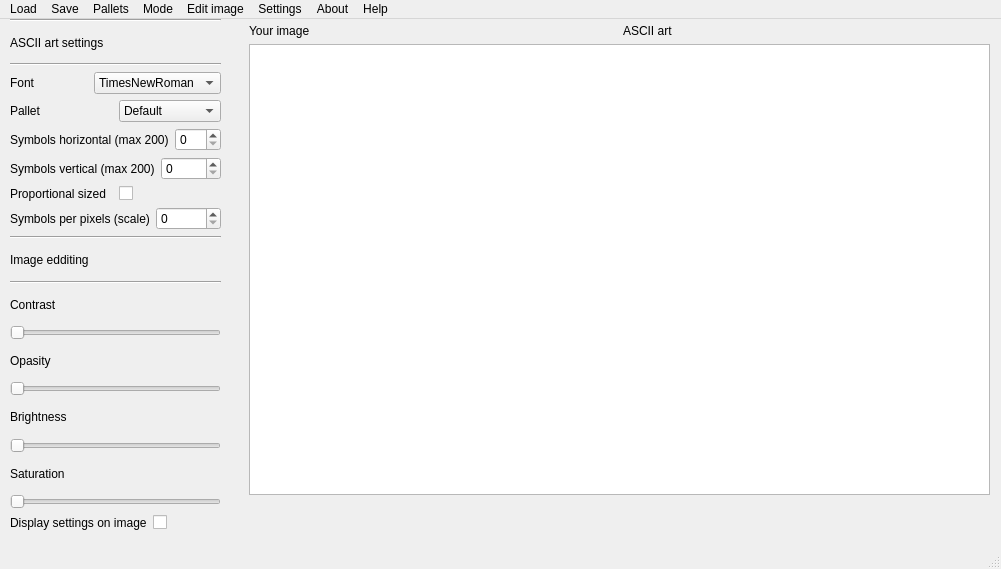
<?xml version="1.0" encoding="UTF-8"?>
<ui version="4.0">
 <class>MainWindow</class>
 <widget class="QMainWindow" name="MainWindow">
  <property name="geometry">
   <rect>
    <x>0</x>
    <y>0</y>
    <width>1001</width>
    <height>569</height>
   </rect>
  </property>
  <property name="windowTitle">
   <string>MainWindow</string>
  </property>
  <widget class="QWidget" name="centralwidget">
   <widget class="QWidget" name="verticalLayoutWidget">
    <property name="geometry">
     <rect>
      <x>10</x>
      <y>0</y>
      <width>211</width>
      <height>511</height>
     </rect>
    </property>
    <layout class="QVBoxLayout" name="verticalLayout">
     <item>
      <widget class="Line" name="line">
       <property name="orientation">
        <enum>Qt::Horizontal</enum>
       </property>
      </widget>
     </item>
     <item>
      <widget class="QLabel" name="label">
       <property name="text">
        <string>ASCII art settings</string>
       </property>
      </widget>
     </item>
     <item>
      <widget class="Line" name="line_2">
       <property name="orientation">
        <enum>Qt::Horizontal</enum>
       </property>
      </widget>
     </item>
     <item>
      <layout class="QHBoxLayout" name="horizontalLayout">
       <item>
        <widget class="QLabel" name="label_2">
         <property name="text">
          <string>Font</string>
         </property>
        </widget>
       </item>
       <item>
        <widget class="QComboBox" name="comboBox">
         <item>
          <property name="text">
           <string>TimesNewRoman</string>
          </property>
         </item>
        </widget>
       </item>
      </layout>
     </item>
     <item>
      <layout class="QHBoxLayout" name="horizontalLayout_2">
       <item>
        <widget class="QLabel" name="label_3">
         <property name="text">
          <string>Pallet</string>
         </property>
        </widget>
       </item>
       <item>
        <widget class="QComboBox" name="comboBox_2">
         <item>
          <property name="text">
           <string>Default</string>
          </property>
         </item>
        </widget>
       </item>
      </layout>
     </item>
     <item>
      <layout class="QHBoxLayout" name="horizontalLayout_3">
       <item>
        <widget class="QLabel" name="label_4">
         <property name="text">
          <string>Symbols horizontal (max 200)</string>
         </property>
        </widget>
       </item>
       <item>
        <widget class="QSpinBox" name="spinBox"/>
       </item>
      </layout>
     </item>
     <item>
      <layout class="QHBoxLayout" name="horizontalLayout_4">
       <item>
        <widget class="QLabel" name="label_5">
         <property name="text">
          <string>Symbols vertical (max 200)</string>
         </property>
        </widget>
       </item>
       <item>
        <widget class="QSpinBox" name="spinBox_2"/>
       </item>
      </layout>
     </item>
     <item>
      <layout class="QHBoxLayout" name="horizontalLayout_5">
       <item>
        <widget class="QLabel" name="label_6">
         <property name="text">
          <string>Proportional sized</string>
         </property>
        </widget>
       </item>
       <item>
        <widget class="QCheckBox" name="checkBox">
         <property name="text">
          <string/>
         </property>
        </widget>
       </item>
      </layout>
     </item>
     <item>
      <layout class="QHBoxLayout" name="horizontalLayout_6">
       <item>
        <widget class="QLabel" name="label_7">
         <property name="text">
          <string>Symbols per pixels (scale)</string>
         </property>
        </widget>
       </item>
       <item>
        <widget class="QSpinBox" name="spinBox_3"/>
       </item>
      </layout>
     </item>
     <item>
      <widget class="Line" name="line_3">
       <property name="orientation">
        <enum>Qt::Horizontal</enum>
       </property>
      </widget>
     </item>
     <item>
      <widget class="QLabel" name="label_8">
       <property name="text">
        <string>Image edditing</string>
       </property>
      </widget>
     </item>
     <item>
      <widget class="Line" name="line_4">
       <property name="orientation">
        <enum>Qt::Horizontal</enum>
       </property>
      </widget>
     </item>
     <item>
      <widget class="QLabel" name="label_9">
       <property name="text">
        <string>Contrast</string>
       </property>
      </widget>
     </item>
     <item>
      <widget class="QSlider" name="horizontalSlider">
       <property name="orientation">
        <enum>Qt::Horizontal</enum>
       </property>
      </widget>
     </item>
     <item>
      <widget class="QLabel" name="label_10">
       <property name="text">
        <string>Opasity</string>
       </property>
      </widget>
     </item>
     <item>
      <widget class="QSlider" name="horizontalSlider_2">
       <property name="orientation">
        <enum>Qt::Horizontal</enum>
       </property>
      </widget>
     </item>
     <item>
      <widget class="QLabel" name="label_11">
       <property name="text">
        <string>Brightness</string>
       </property>
      </widget>
     </item>
     <item>
      <widget class="QSlider" name="horizontalSlider_3">
       <property name="orientation">
        <enum>Qt::Horizontal</enum>
       </property>
      </widget>
     </item>
     <item>
      <widget class="QLabel" name="label_12">
       <property name="text">
        <string>Saturation</string>
       </property>
      </widget>
     </item>
     <item>
      <widget class="QSlider" name="horizontalSlider_4">
       <property name="orientation">
        <enum>Qt::Horizontal</enum>
       </property>
      </widget>
     </item>
     <item>
      <layout class="QHBoxLayout" name="horizontalLayout_7">
       <item>
        <widget class="QLabel" name="label_13">
         <property name="text">
          <string>Display settings on image</string>
         </property>
        </widget>
       </item>
       <item>
        <widget class="QCheckBox" name="checkBox_2">
         <property name="text">
          <string/>
         </property>
        </widget>
       </item>
      </layout>
     </item>
    </layout>
   </widget>
   <widget class="QWidget" name="verticalLayoutWidget_2">
    <property name="geometry">
     <rect>
      <x>249</x>
      <y>5</y>
      <width>741</width>
      <height>471</height>
     </rect>
    </property>
    <layout class="QVBoxLayout" name="verticalLayout_2">
     <item>
      <layout class="QHBoxLayout" name="horizontalLayout_8">
       <item>
        <widget class="QLabel" name="label_15">
         <property name="text">
          <string>Your image</string>
         </property>
        </widget>
       </item>
       <item>
        <widget class="QLabel" name="label_14">
         <property name="text">
          <string>ASCII art</string>
         </property>
        </widget>
       </item>
      </layout>
     </item>
     <item>
      <layout class="QHBoxLayout" name="horizontalLayout_9">
       <item>
        <widget class="QTextEdit" name="textEdit"/>
       </item>
      </layout>
     </item>
    </layout>
   </widget>
  </widget>
  <widget class="QMenuBar" name="menubar">
   <property name="geometry">
    <rect>
     <x>0</x>
     <y>0</y>
     <width>1001</width>
     <height>21</height>
    </rect>
   </property>
   <widget class="QMenu" name="menuLoad">
    <property name="title">
     <string>Load</string>
    </property>
    <addaction name="actionLoad_image"/>
    <addaction name="actionPallet"/>
    <addaction name="actionPallets_db"/>
   </widget>
   <widget class="QMenu" name="menuSave">
    <property name="title">
     <string>Save</string>
    </property>
    <addaction name="actionASCII_art_as_txt"/>
    <addaction name="actionSave_pallet_as_txt"/>
    <addaction name="actionPallet_as_db"/>
    <addaction name="actionCopy_pallet_as_string"/>
   </widget>
   <widget class="QMenu" name="menuPallets">
    <property name="title">
     <string>Pallets</string>
    </property>
    <addaction name="actionPallet_editor"/>
    <addaction name="actionCreate_pallet"/>
    <addaction name="actionBrowse_pallet"/>
   </widget>
   <widget class="QMenu" name="menuMode">
    <property name="title">
     <string>Mode</string>
    </property>
    <addaction name="actionBrightness_defolt"/>
    <addaction name="actionLine"/>
   </widget>
   <widget class="QMenu" name="menuEdit_image">
    <property name="title">
     <string>Edit image</string>
    </property>
    <addaction name="actionInverting"/>
    <addaction name="actionHightlight"/>
    <addaction name="actionCrop"/>
   </widget>
   <widget class="QMenu" name="menuSettings">
    <property name="title">
     <string>Settings</string>
    </property>
    <addaction name="actionMain_settings"/>
   </widget>
   <widget class="QMenu" name="menuAbout">
    <property name="title">
     <string>About</string>
    </property>
    <addaction name="actionDevelopment_info"/>
   </widget>
   <widget class="QMenu" name="menuHelp">
    <property name="title">
     <string>Help</string>
    </property>
    <addaction name="actionHow_to_use"/>
    <addaction name="actionFAQ"/>
   </widget>
   <addaction name="menuLoad"/>
   <addaction name="menuSave"/>
   <addaction name="menuPallets"/>
   <addaction name="menuMode"/>
   <addaction name="menuEdit_image"/>
   <addaction name="menuSettings"/>
   <addaction name="menuAbout"/>
   <addaction name="menuHelp"/>
  </widget>
  <widget class="QStatusBar" name="statusbar"/>
  <action name="actionLoad_image">
   <property name="text">
    <string>Image</string>
   </property>
  </action>
  <action name="actionASCII_art_as_txt">
   <property name="text">
    <string>ASCII art as .txt</string>
   </property>
  </action>
  <action name="actionBrightness_defolt">
   <property name="text">
    <string>Brightness (defalt)</string>
   </property>
  </action>
  <action name="actionLine">
   <property name="text">
    <string>Line</string>
   </property>
  </action>
  <action name="actionInverting">
   <property name="text">
    <string>Inverting</string>
   </property>
  </action>
  <action name="actionDevelopment_info">
   <property name="text">
    <string>Development info</string>
   </property>
  </action>
  <action name="actionHow_to_use">
   <property name="text">
    <string>How to use</string>
   </property>
  </action>
  <action name="actionFAQ">
   <property name="text">
    <string>FAQ</string>
   </property>
  </action>
  <action name="actionPallet_as_db">
   <property name="text">
    <string>Pallets as db</string>
   </property>
  </action>
  <action name="actionCopy_pallet_as_string">
   <property name="text">
    <string>Copy pallet as string</string>
   </property>
  </action>
  <action name="actionSave_pallet_as_txt">
   <property name="text">
    <string>Pallet as .txt</string>
   </property>
  </action>
  <action name="actionSet_pallet">
   <property name="text">
    <string>Set pallet</string>
   </property>
  </action>
  <action name="actionPallet_editor">
   <property name="text">
    <string>Pallet editor</string>
   </property>
  </action>
  <action name="actionPallet">
   <property name="text">
    <string>Pallet</string>
   </property>
  </action>
  <action name="actionPallets_db">
   <property name="text">
    <string>Pallets db</string>
   </property>
  </action>
  <action name="actionHightlight">
   <property name="text">
    <string>Hightlight</string>
   </property>
  </action>
  <action name="actionCrop">
   <property name="text">
    <string>Crop</string>
   </property>
  </action>
  <action name="actionCreate_pallet">
   <property name="text">
    <string>Create pallet</string>
   </property>
  </action>
  <action name="actionBrowse_pallet">
   <property name="text">
    <string>Browse pallet</string>
   </property>
  </action>
  <action name="actionMain_settings">
   <property name="text">
    <string>Main settings</string>
   </property>
  </action>
 </widget>
 <resources/>
 <connections/>
</ui>
